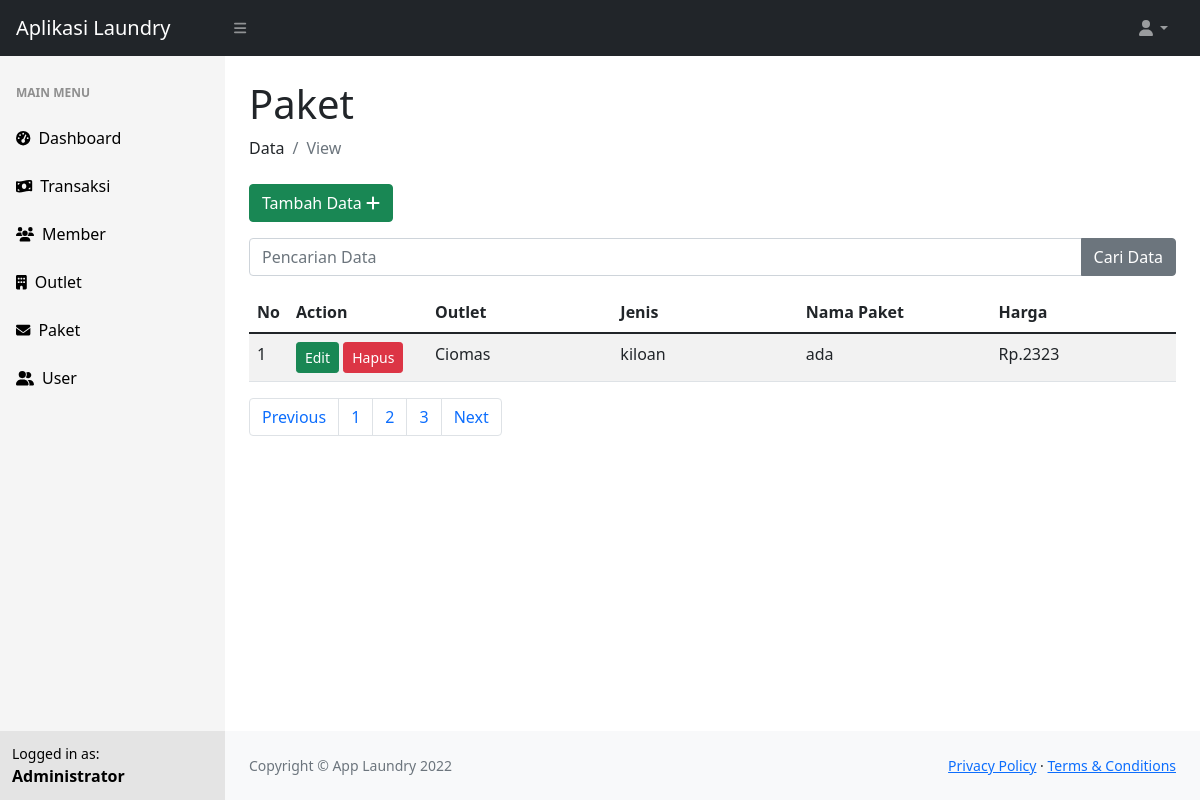
The app's page /admin.php?p=paket (signed in) with its own data.
### tables this page shows
CREATE TABLE IF NOT EXISTS `tb_paket` (
  `id` int(11) NOT NULL AUTO_INCREMENT,
  `id_outlet` int(11) NOT NULL DEFAULT '0',
  `jenis` enum('kiloan','selimut','bed_cover','kaos','lainnya') DEFAULT NULL,
  `nama_paket` varchar(100) DEFAULT NULL,
  `harga` int(11) DEFAULT NULL,
  PRIMARY KEY (`id`),
  KEY `id_outlet` (`id_outlet`)
);

CREATE TABLE IF NOT EXISTS `tb_outlet` (
  `id` int(11) NOT NULL AUTO_INCREMENT,
  `nama` varchar(100) DEFAULT NULL,
  `alamat` text,
  `tlp` varchar(15) DEFAULT NULL,
  PRIMARY KEY (`id`)
);

### admin/paket/view.php (the view, shortened to what this page needs)
<h1 class="mt-4">Paket</h1>
<ol class="breadcrumb mb-4">
  <li class="breadcrumb-item">Data</li>
  <li class="breadcrumb-item active">View</li>
</ol>
<div class="row">
  <div class="col-lg-12">
    <a href="admin.php?p=paket&f=form" class="btn btn-success  mb-3">Tambah Data <i class="fas fa-plus"></i></a>
    <form action="" method="POST">
      <div class="input-group mb-3">
        <input name="keyword" type="text" class="form-control" placeholder="Pencarian Data">
        <button class="btn btn-secondary" type="submit" id="button-addon2">Cari Data</button>
      </div>
    </form>
    <table class="table table-striped table-inverse table-responsive" width="100%">
      <thead class="thead-inverse">
        <tr>
          <th width="3%">No</th>
          <th width="15%">Action</th>
          <th width="20%">Outlet</th>
          <th width="20%">Jenis</th>
          <th>Nama Paket</th>
          <th width="20%">Harga</th>
        </tr>
      </thead>
      <tbody>
        <?php
        $i = 0;
        include "./fungsi/koneksi.php";
        $query = "select a.*, b.nama as nama_outlet from tb_paket a left join tb_outlet b on a.id_outlet = b.id " . @$where;
        $row = mysqli_query($koneksi, $query);
        $count = mysqli_num_rows($row);
        if ($count > 0) {
          while ($data = mysqli_fetch_array($row)) {
            $i++;
        ?>
            <tr>
              <td scope="row"><?php echo $i; ?></td>
              <td>
                <a href="admin.php?p=paket&f=form&edit&id=<?php echo $data['id']; ?>" class="btn btn-success btn-sm">Edit</a>
                <a href="admin.php?p=paket&hapus&id=<?php echo $data['id']; ?>" onclick="return confirm('Apakah anda yakin?');" class="btn btn-danger btn-sm">Hapus</a>
              </td>
              <td><?php echo $data['nama_outlet']; ?></td>
              <td><?php echo $data['jenis']; ?></td>
              <td><?php echo $data['nama_paket']; ?></td>
              <td>Rp.<?php echo $data['harga']; ?></td>
            </tr>
          <?php } ?>
        <?php } ?>
      </tbody>
    </table>
    <nav aria-label="Page navigation example">
      <ul class="pagination">
        <li class="page-item"><a class="page-link" href="#">Previous</a></li>
        <li class="page-item"><a class="page-link" href="#">1</a></li>
        <li class="page-item"><a class="page-link" href="#">2</a></li>
        <li class="page-item"><a class="page-link" href="#">3</a></li>
        <li class="page-item"><a class="page-link" href="#">Next</a></li>
      </ul>
    </nav>
  </div>
</div>

### records on screen
tb_paket: id_outlet.nama "Ciomas", jenis "kiloan", nama_paket "ada", harga "2323"

### other values on screen
$_SESSION['nama'] "Administrator"
